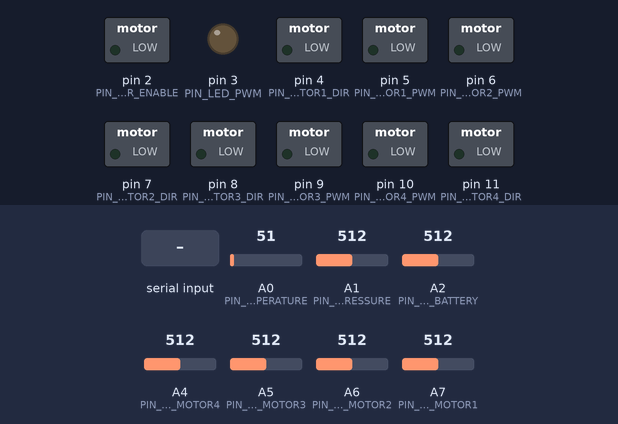
A sketch run on a simulated Arduino Mega 2560, built with avr-gcc and run on an emulated ATmega2560. Parts: switched loads named in the sketch (green lamp = pin HIGH), output pins drawn as LEDs (lit = HIGH). Inputs (shaded band) come from the test bench; at power-on: A0 (PIN_SENSE_TEMPERATURE) = 51, A1 (PIN_SENSE_PRESSURE) = 512, A2 (PIN_SENSE_BATTERY) = 512, A4 (PIN_SENSE_MOTOR4) = 512, A5 (PIN_SENSE_MOTOR3) = 512, A6 (PIN_SENSE_MOTOR2) = 512, A7 (PIN_SENSE_MOTOR1) = 512.

Above: at 1.2 s.
1.3 s: "90,45,200,10,150,30\n" received over the second serial link
At 2.5 s:
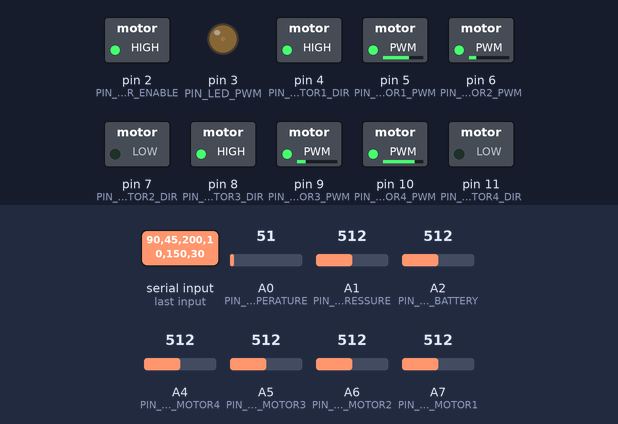
Timing chart, 0 to 4.3 s (numbered marks = the images above; inputs shaded):
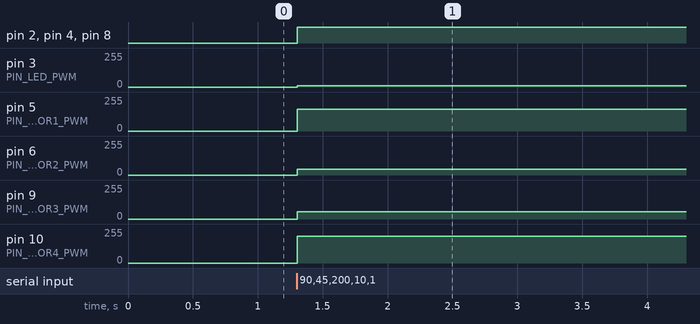

Measured:
- after the input at 1.3 s, pin 2 (PIN_MOTOR_ENABLE), pin 4 (PIN_MOTOR1_DIR), pin 8 (PIN_MOTOR3_DIR): LOW → HIGH at once; pin 3 (PIN_LED_PWM): 0/255 → 10/255 at once; pin 5 (PIN_MOTOR1_PWM): 0/255 → 165/255 at once; pin 6 (PIN_MOTOR2_PWM): 0/255 → 45/255 at once; pin 9 (PIN_MOTOR3_PWM): 0/255 → 55/255 at once

The sketch:

nano_every.ino
```cpp
#include "config.h"
#include <ArduinoJson.h>

StaticJsonDocument<256> sensors;

void set_motor_thrust(int dir_pin, int pwm_pin, bool dir_val, int thrust)
{
  if (thrust == 0)
  {
    digitalWrite(dir_pin, 0);
    digitalWrite(pwm_pin, 0);
  }
  else
  {
    digitalWrite(dir_pin, dir_val);
    analogWrite(pwm_pin, MOTOR_PWM_VAL(thrust, dir_val));
  }
}

void setup() {
  // put your setup code here, to run once:

  pinMode(PIN_LED_PWM, OUTPUT);
  pinMode(PIN_MOTOR_ENABLE, OUTPUT);
  pinMode(PIN_MOTOR1_PWM, OUTPUT);
  pinMode(PIN_MOTOR1_DIR, OUTPUT);
  pinMode(PIN_MOTOR2_PWM, OUTPUT);
  pinMode(PIN_MOTOR2_DIR, OUTPUT);
  pinMode(PIN_MOTOR3_PWM, OUTPUT);
  pinMode(PIN_MOTOR3_DIR, OUTPUT);
  pinMode(PIN_MOTOR4_PWM, OUTPUT);
  pinMode(PIN_MOTOR4_DIR, OUTPUT);

  digitalWrite(PIN_LED_PWM, 0);
  digitalWrite(PIN_LED_PWM, 0);
  digitalWrite(PIN_MOTOR_ENABLE, 0);
  digitalWrite(PIN_MOTOR1_PWM, 0);
  digitalWrite(PIN_MOTOR1_DIR, 0);
  digitalWrite(PIN_MOTOR2_PWM, 0);
  digitalWrite(PIN_MOTOR2_DIR, 0);
  digitalWrite(PIN_MOTOR3_PWM, 0);
  digitalWrite(PIN_MOTOR3_DIR, 0);
  digitalWrite(PIN_MOTOR4_PWM, 0);
  digitalWrite(PIN_MOTOR4_DIR, 0);

  sensors["motor1_current"]    = 0.0;
  sensors["motor2_current"]    = 0.0;
  sensors["motor3_current"]    = 0.0;
  sensors["motor4_current"]    = 0.0;
  sensors["battery"]           = 0.0;
  sensors["water_pressure"]    = 0.0;
  sensors["water_temperature"] = 0.0;

  RPI_SERIAL.begin(115200);
  RPI_SERIAL.setTimeout(0);
  RPI_SERIAL.println("EduROV Arduino start");

  #if DEBUG
    DEBUG_SERIAL.begin(115200);
    DEBUG_SERIAL.println("EduROV Arduino debug start");
  #endif
}

void loop() {
  // put your main code here, to run repeatedly:
  static uint32_t messageTime = 0;
  static uint32_t sensor_interval = 500; //how long between each sensor update - milliseconds
  static String indata = "";

  int16_t starboard_thrust = 0;
  int16_t port_thrust = 0;
  int16_t vertical_thrust = 0;
  int16_t led_power = 0;
  uint32_t new_sensor_interval = 0;
  bool update_actuators = false;
  auto time_diff = millis() - messageTime;

  if (time_diff >= sensor_interval) {
    messageTime = millis();

    // All ADC measurements are multiplied by 100 to report 2-decimal precision numbers where possible

    sensors["motor1_current"]    = MOTOR_ADC_TO_A(analogRead(PIN_SENSE_MOTOR1));
    sensors["motor2_current"]    = MOTOR_ADC_TO_A(analogRead(PIN_SENSE_MOTOR2));
    sensors["motor3_current"]    = MOTOR_ADC_TO_A(analogRead(PIN_SENSE_MOTOR3));
    sensors["motor4_current"]    = MOTOR_ADC_TO_A(analogRead(PIN_SENSE_MOTOR4));
    sensors["battery"]           = BATTERY_ADC_TO_VOLT    (analogRead(PIN_SENSE_BATTERY));
    sensors["water_pressure"]    = PRESSURE_ADC_TO_KPA    (analogRead(PIN_SENSE_PRESSURE));
    sensors["water_temperature"] = TEMPERATURE_ADC_TO_DEGC(analogRead(PIN_SENSE_TEMPERATURE));
    #if DEBUG
      sensors["time_diff"]         = time_diff;
    #endif

    serializeJson(sensors, RPI_SERIAL);
    RPI_SERIAL.println("");

    #if DEBUG
      serializeJson(sensors, DEBUG_SERIAL);
      DEBUG_SERIAL.println("");
    #endif
  }

  indata += RPI_SERIAL.readString();
  auto end_at = indata.lastIndexOf('\n');

  if (end_at != -1 && end_at > 1) {
    #if DEBUG
      DEBUG_SERIAL.println("\"" + indata + "\"");
    #endif

    int starboard_thrust = 0;
    int port_thrust = 0;
    int vertical_thrust = 0;
    int led_power = 0;
    int interval = 0;
    int armed = 0;

    auto num_parsed = sscanf(indata.c_str(), "%i,%i,%i,%i,%i,%i", &starboard_thrust, &port_thrust, &vertical_thrust, &led_power, &interval, &armed);
    indata = indata.substring(end_at + 1);
    if (num_parsed != 6)
    {
      #if DEBUG
        DEBUG_SERIAL.println("Failed to deserialize data");
      #endif
      return;
    }

    digitalWrite(PIN_MOTOR_ENABLE, armed);
    set_motor_thrust(
      PIN_MOTOR1_DIR,
      PIN_MOTOR1_PWM,
      MOTOR1_DIR_VAL(starboard_thrust),
      starboard_thrust
    );

    set_motor_thrust(
      PIN_MOTOR2_DIR,
      PIN_MOTOR2_PWM,
      MOTOR2_DIR_VAL(port_thrust),
      port_thrust
    );

    set_motor_thrust(
      PIN_MOTOR3_DIR,
      PIN_MOTOR3_PWM,
      MOTOR3_DIR_VAL(vertical_thrust),
      vertical_thrust
    );
    set_motor_thrust(
      PIN_MOTOR4_DIR,
      PIN_MOTOR4_PWM,
      MOTOR4_DIR_VAL(vertical_thrust),
      vertical_thrust
    );

    analogWrite(PIN_LED_PWM, led_power);

    if (interval != sensor_interval)
    {
      #if DEBUG
        DEBUG_SERIAL.println(String("Interval = ") + max(30, interval));
      #endif
    }
    sensor_interval = max(30, interval);
  }
}
```

config.h
```cpp
#ifndef _EDUROV_CONFIG_H_
#define _EDUROV_CONFIG_H_

// Set to true if compiling for Arduino nano 33 ble sense.
#define HAS_ONBOARD_SENSORS false

#define RPI_SERIAL Serial1
#define DEBUG_SERIAL Serial
#define DEBUG false

#define frac_map(val, fromLow, fromHigh, toLow, toHigh) ((val - fromLow) * (toHigh - toLow) / (fromHigh - fromLow) + toLow)

// ----- Other I/O -----
#define PIN_SENSE_BATTERY A2
#define PIN_SENSE_PRESSURE A1
#define PIN_SENSE_TEMPERATURE A0

#define SENSOR_SCALE 100

#define BATTERY_ADC_TO_VOLT(adc_value)     frac_map(adc_value, 0, 1023, 0, 20.0f)  // 0V to 5V in, multiply by 4 for divider.
#define PRESSURE_ADC_TO_KPA(adc_value)     frac_map(adc_value, 0, 1023, 10, 260.0f) // 0V to 5V -> 10kPa to 260kPa, P = (Vo / 0.02) + 10
#define TEMPERATURE_ADC_TO_DEGC(adc_value) frac_map(adc_value, 0, 1023, 0, 500.0f)  // 5V @ (10mV / degC) = 500 degC

#define PIN_LED_PWM 3

// ---- Motor I/O -----

#define PIN_SENSE_MOTOR1 A7
#define PIN_SENSE_MOTOR2 A6
#define PIN_SENSE_MOTOR3 A5
#define PIN_SENSE_MOTOR4 A4
#define MOTOR_ADC_TO_A(adc_value)         frac_map(adc_value, 0, 1023, -5.0, 5.0)

// Select motor I/O pins so that we can use hw PWM outputs.
#define MOTOR_DIR_VAL(thrust, forward_val) (thrust > 0 ? forward_val : !forward_val)
#define MOTOR_PWM_VAL(thrust, dir_val)     (dir_val ? map(abs(thrust), 0, 255, 255, 0) : map(abs(thrust), 0, 255, 0, 255))

#define PIN_MOTOR_ENABLE 2

#define PIN_MOTOR1_PWM 5         // IO1B
#define PIN_MOTOR1_DIR 4         // IO1A
#define MOTOR1_DIR_VAL(thrust) MOTOR_DIR_VAL(thrust, true) // DIR is A-pin, so set it high for positive motor voltage

#define PIN_MOTOR2_PWM 6  // IO2A
#define PIN_MOTOR2_DIR 7  // IO2B
#define MOTOR2_DIR_VAL(thrust) MOTOR_DIR_VAL(thrust, false) // DIR is B-pin, so set it low for positive motor voltage

#define PIN_MOTOR3_PWM 9  // IO3B
#define PIN_MOTOR3_DIR 8  // IO3A
#define MOTOR3_DIR_VAL(thrust) MOTOR_DIR_VAL(thrust, true) // DIR is A-pin, so set it high for positive motor voltage

#define PIN_MOTOR4_PWM 10 // IO4A
#define PIN_MOTOR4_DIR 11 // IO4B
#define MOTOR4_DIR_VAL(thrust) MOTOR_DIR_VAL(thrust, false) // DIR is B-pin, so set it low for positive motor voltage

#endif /* _EDUROV_CONFIG_H_ */
```
